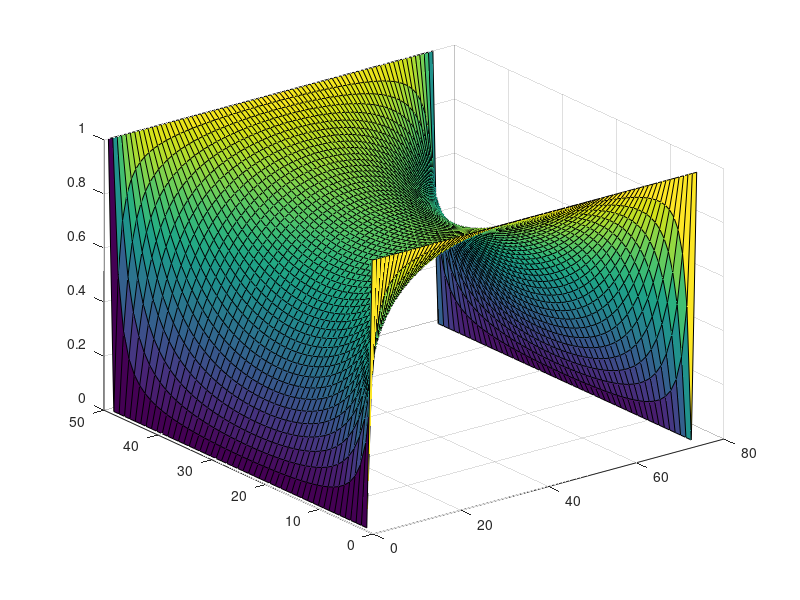

Here is the MATLAB script that generated this plot:
close all
clear

nx = 50;
ny = nx*3/2;
G = sparse(nx*ny);
V = zeros(nx*ny, 1);

for i = 1:nx
    for j = 1:ny
        n = j + (i-1)*ny;
        
        if i == 1
            G(n, :) = 0;
            G(n, n) = 1;
            V(n) = 1;
        elseif i == nx
            G(n, :) = 0;
            G(n, n) = 1;
            V(n) = 1;
        elseif j == 1
            G(n, :) = 0;
            G(n, n) = 1;
        elseif j == ny
            G(n, :) = 0;
            G(n, n) = 1;
        else
            G(n, n) = -4;
            G(n, n+1) = 1;
            G(n, n-1) = 1;
            G(n, n+ny) = 1;
            G(n, n-ny) = 1;
        end
    end
end

E = G\V;

figure(2)
X = zeros(nx, ny, 1);
for i = 1:nx
    for j = 1:ny
        n = j + (i-1)*ny;
        X(i,j) = E(n);
    end
end
surf(X)